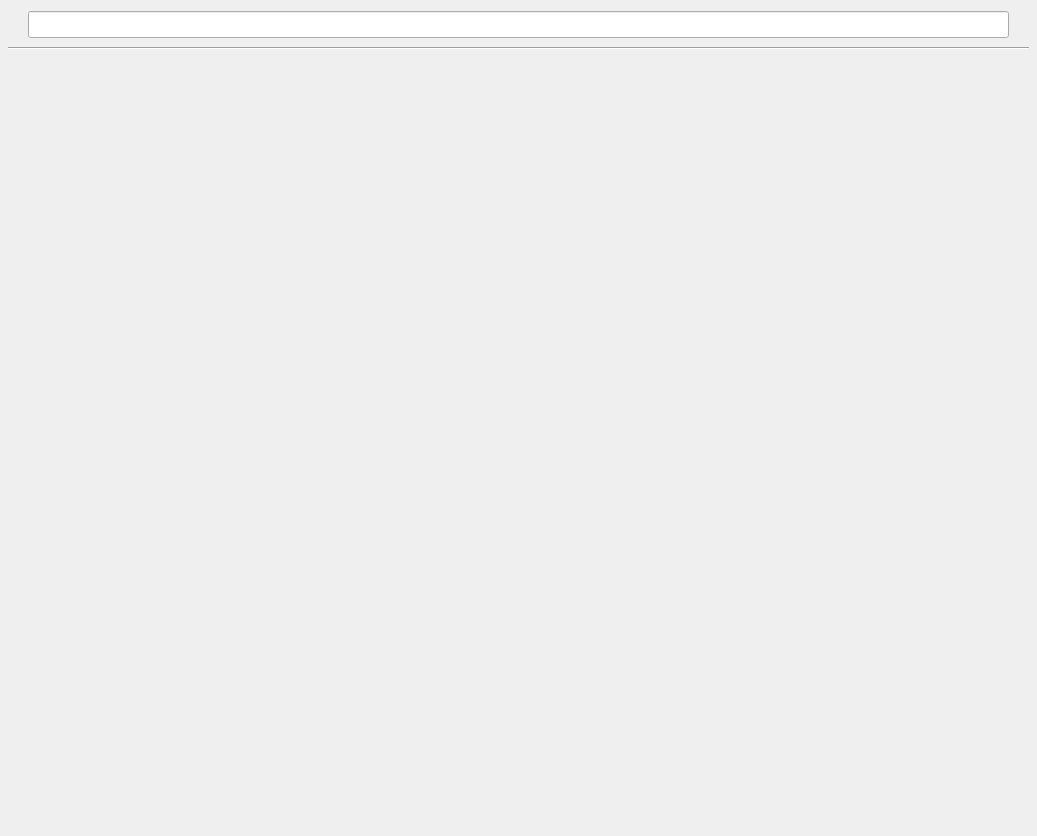
<?xml version="1.0" encoding="UTF-8"?>
<ui version="4.0">
 <class>NoteEditWindow</class>
 <widget class="QWidget" name="NoteEditWindow">
  <property name="geometry">
   <rect>
    <x>0</x>
    <y>0</y>
    <width>1037</width>
    <height>836</height>
   </rect>
  </property>
  <property name="windowTitle">
   <string>Form</string>
  </property>
  <layout class="QVBoxLayout" name="verticalLayout_2">
   <property name="spacing">
    <number>3</number>
   </property>
   <property name="leftMargin">
    <number>0</number>
   </property>
   <property name="rightMargin">
    <number>0</number>
   </property>
   <item>
    <layout class="QHBoxLayout" name="horizontalLayout_234">
     <property name="spacing">
      <number>0</number>
     </property>
     <property name="leftMargin">
      <number>8</number>
     </property>
     <property name="topMargin">
      <number>0</number>
     </property>
     <property name="rightMargin">
      <number>8</number>
     </property>
     <property name="bottomMargin">
      <number>0</number>
     </property>
     <item>
      <widget class="MenuButton" name="bookmenu" native="true"/>
     </item>
     <item>
      <spacer name="horizontalSpacer233">
       <property name="orientation">
        <enum>Qt::Horizontal</enum>
       </property>
       <property name="sizeType">
        <enum>QSizePolicy::Fixed</enum>
       </property>
       <property name="sizeHint" stdset="0">
        <size>
         <width>20</width>
         <height>20</height>
        </size>
       </property>
      </spacer>
     </item>
     <item>
      <widget class="FramelessLineEdit" name="editTitle">
       <property name="minimumSize">
        <size>
         <width>0</width>
         <height>27</height>
        </size>
       </property>
       <property name="maximumSize">
        <size>
         <width>16777215</width>
         <height>27</height>
        </size>
       </property>
       <property name="baseSize">
        <size>
         <width>0</width>
         <height>27</height>
        </size>
       </property>
       <property name="palette">
        <palette>
         <active>
          <colorrole role="Text">
           <brush brushstyle="SolidPattern">
            <color alpha="255">
             <red>0</red>
             <green>102</green>
             <blue>204</blue>
            </color>
           </brush>
          </colorrole>
          <colorrole role="PlaceholderText">
           <brush brushstyle="SolidPattern">
            <color alpha="255">
             <red>109</red>
             <green>109</green>
             <blue>109</blue>
            </color>
           </brush>
          </colorrole>
         </active>
         <inactive>
          <colorrole role="Text">
           <brush brushstyle="SolidPattern">
            <color alpha="255">
             <red>0</red>
             <green>102</green>
             <blue>204</blue>
            </color>
           </brush>
          </colorrole>
          <colorrole role="PlaceholderText">
           <brush brushstyle="SolidPattern">
            <color alpha="255">
             <red>109</red>
             <green>109</green>
             <blue>109</blue>
            </color>
           </brush>
          </colorrole>
         </inactive>
         <disabled>
          <colorrole role="Text">
           <brush brushstyle="SolidPattern">
            <color alpha="255">
             <red>120</red>
             <green>120</green>
             <blue>120</blue>
            </color>
           </brush>
          </colorrole>
          <colorrole role="PlaceholderText">
           <brush brushstyle="SolidPattern">
            <color alpha="255">
             <red>109</red>
             <green>109</green>
             <blue>109</blue>
            </color>
           </brush>
          </colorrole>
         </disabled>
        </palette>
       </property>
       <property name="font">
        <font>
         <family>微软雅黑</family>
         <pointsize>9</pointsize>
        </font>
       </property>
       <property name="toolTip">
        <string>编辑标题</string>
       </property>
      </widget>
     </item>
	 <item>
      <spacer name="horizontalSpacer234">
       <property name="orientation">
        <enum>Qt::Horizontal</enum>
       </property>
       <property name="sizeType">
        <enum>QSizePolicy::Fixed</enum>
       </property>
       <property name="sizeHint" stdset="0">
        <size>
         <width>20</width>
         <height>20</height>
        </size>
       </property>
      </spacer>
     </item>
	 <item>
	  <widget class="ToolButton" name="alarm" native="true"/>
	 </item>
	 <item>
      <widget class="ToolButton" name="infoBtn" native="true"/>
     </item>
	 <item>
      <widget class="ToolButton" name="moreBtn" native="true"/>
     </item>
	 <item>
      <widget class="ToolButton" name="socialmediashare" native="true"/>
     </item>

    </layout>
   </item>
   <item>
    <spacer name="verticalSpacer233">
     <property name="orientation">
      <enum>Qt::Vertical</enum>
     </property>
     <property name="sizeType">
      <enum>QSizePolicy::Fixed</enum>
     </property>
     <property name="sizeHint" stdset="0">
      <size>
       <width>20</width>
       <height>6</height>
      </size>
     </property>
    </spacer>
   </item>
   <item>
    <layout class="QHBoxLayout" name="horizontalLayout">
     <property name="leftMargin">
      <number>8</number>
     </property>
     <property name="topMargin">
      <number>0</number>
     </property>
     <property name="rightMargin">
      <number>8</number>
     </property>
     <item>
      <widget class="QFrame" name="frame">
       <property name="minimumSize">
        <size>
         <width>0</width>
         <height>0</height>
        </size>
       </property>
       <property name="maximumSize">
        <size>
         <width>16777215</width>
         <height>16777215</height>
        </size>
       </property>
       <property name="baseSize">
        <size>
         <width>10</width>
         <height>1</height>
        </size>
       </property>
       <property name="frameShape">
        <enum>QFrame::HLine</enum>
       </property>
       <property name="frameShadow">
        <enum>QFrame::Sunken</enum>
       </property>
       <property name="lineWidth">
        <number>1</number>
       </property>
      </widget>
     </item>
    </layout>
   </item>
   <item>
    <widget class="QStackedWidget" name="stackedWidget">
     <widget class="NormalEditor" name="noramlEditor"/>
     <widget class="MindMapWidget" name="mindmapEditor"/>
    </widget>
   </item>
  </layout>
 </widget>
 <customwidgets>
  <customwidget>
   <class>FramelessLineEdit</class>
   <extends>QLineEdit</extends>
   <header>FramelessLineEdit.h</header>
  </customwidget>
  <customwidget>
   <class>MenuButton</class>
   <extends>QWidget</extends>
   <header>comctrl/menubutton.h</header>
  </customwidget>
  <customwidget>
   <class>ToolButton</class>
   <extends>QWidget</extends>
   <header>comctrl/toolbutton.h</header>
  </customwidget>
  <customwidget>
   <class>NormalEditor</class>
   <extends>QWidget</extends>
   <header>normal_editor.h</header>
  </customwidget>
  <customwidget>
   <class>MindMapWidget</class>
   <extends>QWidget</extends>
   <header>mindmap/mindmapwidget.h</header>
  </customwidget>
 </customwidgets>
 <resources/>
 <connections/>
</ui>
